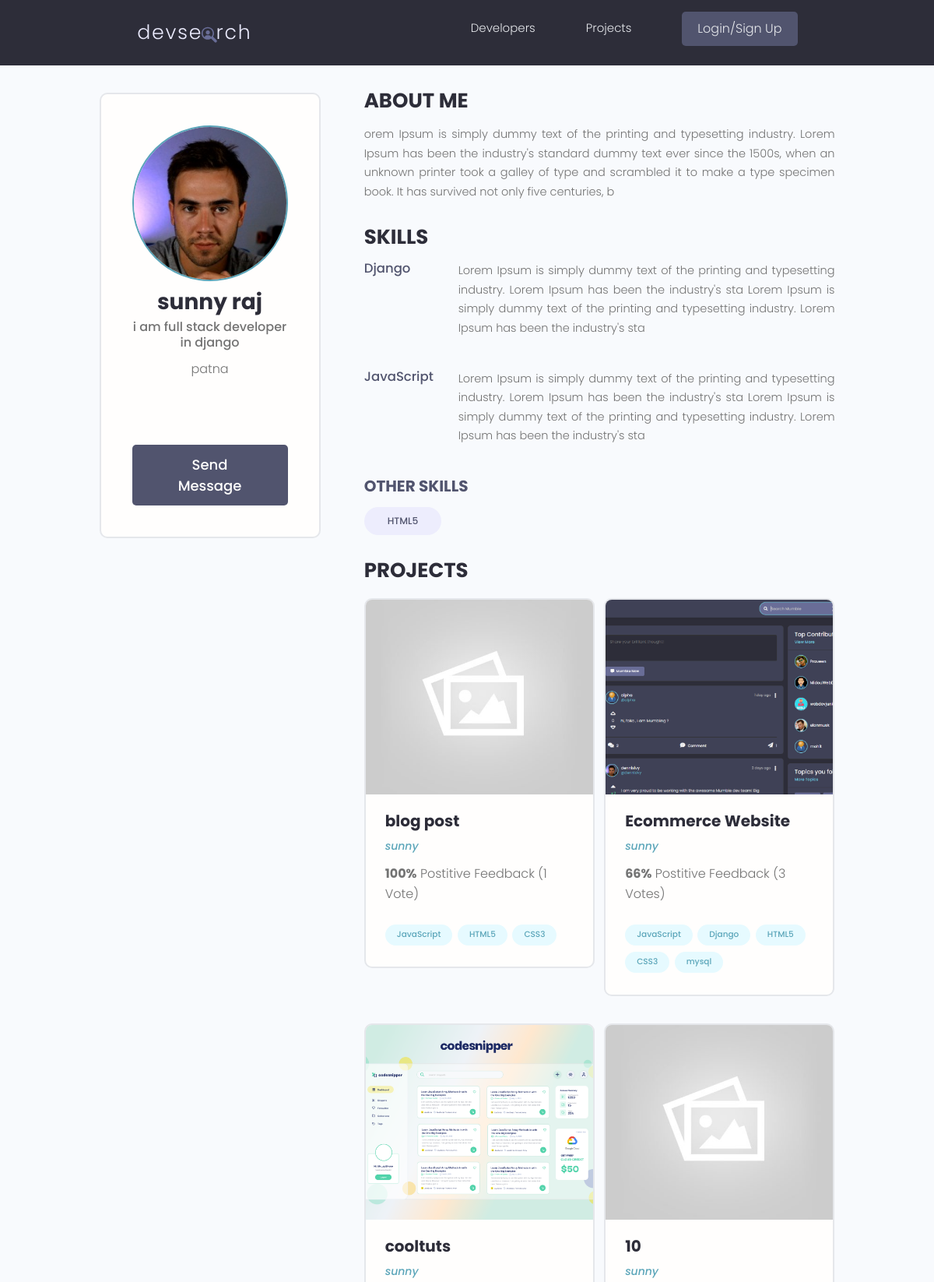
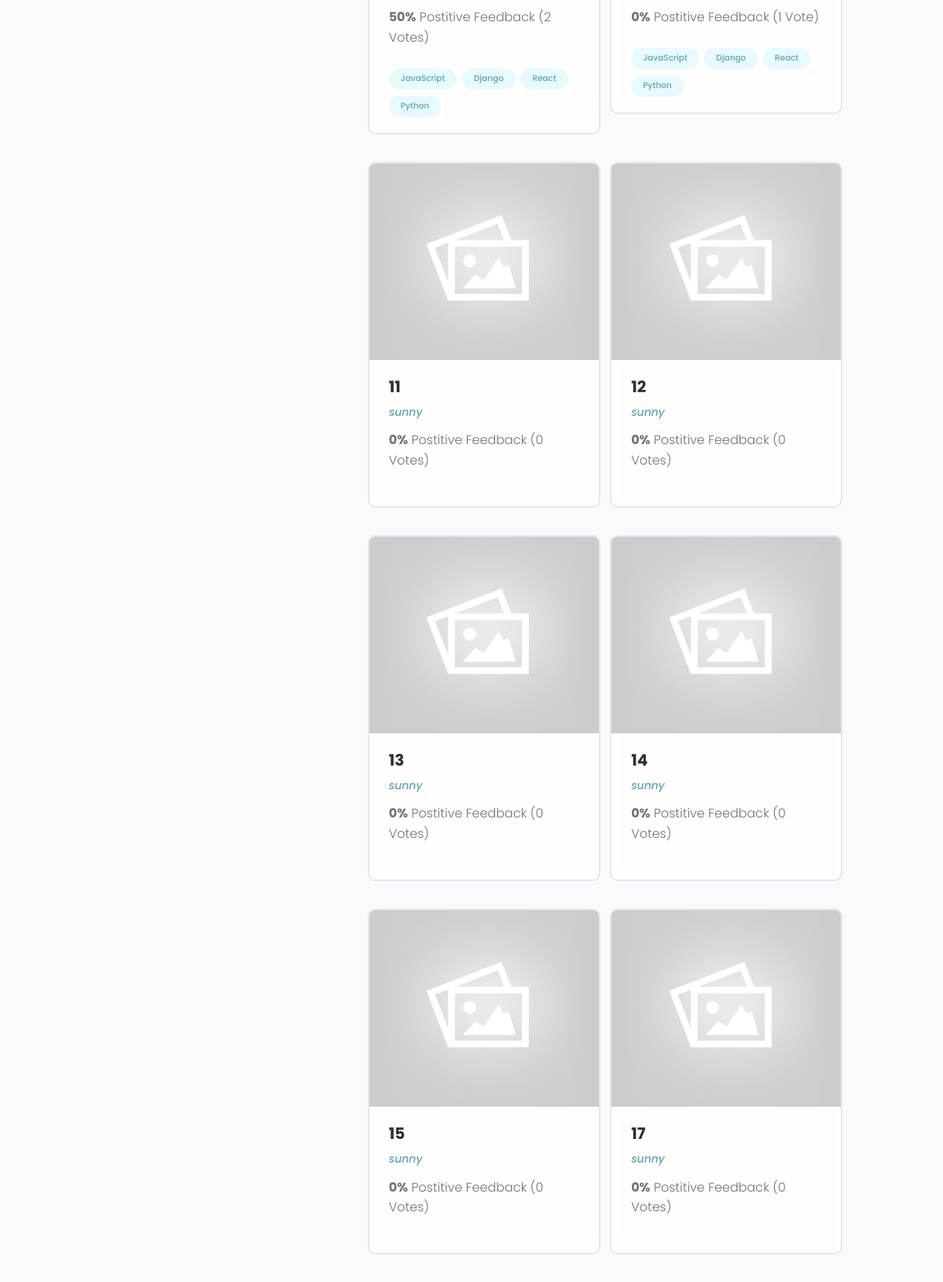
The app's page /profile/c51db148-2e58-4ecd-8236-bbb35d7da51c/ (upper part) with its own data (2 pictures, top to bottom).
### users/models.py (models this page shows, shortened)
class Profile(models.Model):
    user = models.OneToOneField(User,on_delete=models.CASCADE,null=True,blank=True)
    name=models.CharField(max_length=200,blank=True,null=True)
    email=models.EmailField(max_length=500,blank=True,null=True)
    username=models.CharField(max_length=200,null=True,blank=True,editable=False)
    location=models.CharField(max_length=200,blank=True,null=True)
    short_intro=models.CharField(max_length=200,null=True,blank=True)
    bio=models.TextField(blank=True,null=True)
    profile_image=models.ImageField(null=True,blank=True,upload_to='profiles/',default='profiles/user-default.png')
    social_twitter = models.CharField(max_length=200,blank=True,null=True)
    social_linkedin = models.CharField(max_length=200,blank=True,null=True)
    social_github = models.CharField(max_length=200,blank=True,null=True)
    social_website = models.CharField(max_length=200,blank=True,null=True)
    created=models.DateTimeField(auto_now_add=True)
    id=models.UUIDField(default=uuid.uuid4,unique=True,primary_key=True,editable=False)
    def __str__(self):
        return str(self.username)
    def imageURL(self):
        try:
            url=self.profile_image.url
        except:
            url='http://127.0.0.1:8000/images/profiles/user-default.png'
        return url
    class Meta:
        ordering=['name']

class Skill(models.Model):
    owner=ForeignKey(Profile,on_delete=models.CASCADE,null=True,blank=True)
    name=models.CharField(max_length=200)
    description=models.TextField(null=True,blank=True)
    created=models.DateTimeField(auto_now_add=True)
    id=models.UUIDField(default=uuid.uuid4,unique=True,primary_key=True,editable=False)

### projects/models.py (models this page shows, shortened)
class Project(models.Model):
    owner=models.ForeignKey(Profile,on_delete=models.CASCADE,null=True,blank=True)
    title=models.CharField(max_length=100)
    description=models.TextField(null=True,blank=True)
    featured_image=models.ImageField(null=True,blank=True,default='default.jpg')
    demo_link=models.CharField(max_length=2000,null=True,blank=True)
    source_link=models.CharField(max_length=2000,null=True,blank=True)
    tags=models.ManyToManyField('Tag',blank=True)
    vote_total=models.IntegerField(default=0,null=True,blank=True)
    vote_ratio=models.IntegerField(default=0,null=True,blank=True)
    created=models.DateTimeField(auto_now_add=True)
    id=models.UUIDField(default=uuid.uuid4,unique=True,primary_key=True,editable=False)
    class Meta:
        ordering=['-vote_ratio','-vote_total','title']
    def imageURL(self):
        try:
            url=self.featured_image.url
        except:
            url='http://127.0.0.1:8000/images/default.jpg'
        return url

class Tag(models.Model):
    name=models.CharField(max_length=100)
    created=models.DateTimeField(auto_now_add=True)
    id=models.UUIDField(default=uuid.uuid4,unique=True,primary_key=True,editable=False)
    def __str__(self):
        return self.name

### users/views.py (the view)
# urls.py: path('profile/<str:pk>/',views.userProfile,name='user-profile'),
def userProfile(request,pk):
    profile=Profile.objects.get(id=pk)
    context={'profile':profile}
    return render(request,'users/user_profile.html',context)

### users/templates/users/user_profile.html (shortened to what this page needs)
{% extends 'main.html' %} {% block content %}
<main class="profile my-md">
  <div class="container">
    <div class="layout">
      <div class="column column--1of3">
        <div class="card text-center">
          <div class="card__body dev">
            <img
              class="avatar avatar--xl"
              src="{{profile.imageURL}}"
            />
            <h2 class="dev__name">{{profile.name}}</h2>
            <p class="dev__title">{{profile.short_intro}}</p>
            <p class="dev__location">{{profile.location}}</p>
            <ul class="dev__social">
            </ul>
            {% if request.user.profile.id != profile.id %}
            <a href="{% url 'create-message' profile.id %}" class="btn btn--sub btn--lg">Send Message </a>
            {% endif %}
          </div>
        </div>
      </div>
      <div class="column column--2of3">
        <div class="devInfo">
          <h3 class="devInfo__title">About Me</h3>
          <p class="devInfo__about">{{profile.bio}}</p>
        </div>
        <div class="devInfo">
          <h3 class="devInfo__title">Skills</h3>
          <div class="devInfo__skills">
            {% for skill in profile.skill_set.all %} {% if skill.description %}
            <div class="devSkill">
              <h4 class="devSkill__title">{{skill.name}}</h4>
              <p class="devSkill__info">{{skill.description}}</p>
            </div>
            {% endif %} {% endfor %}
            <h3 class="devInfo__subtitle">Other Skills</h3>
            <div class="devInfo__otherSkills">
              {% for skill in profile.skill_set.all %}
               {% if not skill.description %}
              <span class="tag tag--pill tag--sub tag--lg">
                <small>{{skill.name}}</small>
              </span>
              {% endif %}
               {% endfor %}
            </div>
          </div>
        </div>
        <div class="devInfo">
          <h3 class="devInfo__title">Projects</h3>
          <div class="grid grid--two">
            {% for project in profile.project_set.all %}
            <div class="column">
              <div class="card project">
                <a href="{% url 'project' project.id %}" class="project">
                  <img
                    class="project__thumbnail"
                    src="{{project.imageURL}}"
                    alt="project thumbnail"
                  />
                  <div class="card__body">
                    <h3 class="project__title">{{project.title}}</h3>
                    <p>
                      <a class="project__author" href="{% url 'user-profile' project.owner.id %}"
                        >{{project.owner}}</a
                      >
                    </p>
                    <p class="project--rating">
                      <span style="font-weight: bold"
                        >{{project.vote_ratio}}%</span
                      >
                      Postitive Feedback ({{project.vote_total}}
                      Vote{{project.vote_total|pluralize:"s"}})
                    </p>
                    <div class="project__tags">
                      {% for tag in project.tags.all %}
                      <span class="tag tag--pill tag--main">
                        <small>{{tag}}</small>
                      </span>
                      {% endfor %}
                    </div>
                  </div>
                </a>
              </div>
            </div>
            {% endfor %}
          </div>
        </div>
      </div>
    </div>
  </div>
</main>
{% endblock content %}

### static/styles/app.css (style rules this page uses)
:root { --color-sub: #2d2d39; }
.btn--sub { background-color: var(--color-sub-light); }
.card { border: 2px solid var(--color-light); }
img { width: 100%; }
.profile .card > .dev { padding: 4rem; }
.dev__name { color: var(--color-sub); font-size: 2.8rem; font-weight: 700; margin-top: 1rem; margin-bottom: 0.5rem; }
.dev__title { font-size: 1.6rem; font-weight: 500; line-height: 1.3; }
.dev__location { margin-top: 1rem; }
.dev__social { margin: 3rem 0; list-style: none; display: flex; justify-content: center; gap: 1.5rem; }
.devInfo { margin-bottom: 3rem; }
.devInfo__title, .devInfo__subtitle { font-size: 2.6rem; color: var(--color-sub); text-transform: uppercase; font-weight: 700; margin-bottom: 1.5rem; }
.devInfo__subtitle { font-size: 2rem; color: var(--color-sub-light); }
.devInfo__about, .devSkill__info { font-size: 1.45rem; line-height: 1.7; text-align: justify; }
.devSkill { margin-bottom: 3rem; }
.devSkill__title { font-size: 1.65rem; font-weight: 500; color: var(--color-sub-light); }
@media screen and (min-width: 700px) { .devSkill { display: flex; justify-content: space-between; gap: 3rem; } }
@media screen and (min-width: 700px) { .devSkill__info { flex-basis: 80%; } }
.project__author { font-size: 1.4rem; font-style: italic; }
.project--rating { margin-bottom: 1.6em; margin-top: .5em; }
.project__thumbnail { height: 25rem; object-fit: cover; object-position: top center; }
.project__title { font-size: 2rem; font-weight: 700; color: var(--color-sub); }

### static/uikit/styles/modules/_variables.css (style rules this page uses)
:root { --color-main: #5aa5b9; --color-main-light: #e6faff; --color-sub: #3f4156; --color-sub-light: #51546e; --color-sub-lighter: #ededfd; --color-text: #737373; --color-gray: #8b8b8b; --color-light: #e5e7eb; --color-light-gray: #767676; --color-bg: #f8fafd; --color-white: #fffefd; --color-white-light: #f3f3f3; --color-success: #359e64; --color-success-bg: #def8e8; --color-error: #fc4b0b; --color-error-bg: #fff2ee; --font-base: 'Poppins', arial, helvetica, 'Segoe UI', roboto, ubuntu, sans-serif; --font-monospace: 'Fira Code', 'Courier New', courier, monospace; --font-regular: 300; --font-medium: 500; --font-bold: 700; --generic-shadow: 1px 1px 5px #00000010; --generic-transition: all 0.3s ease-in-out; }

### static/uikit/styles/modules/_base.css (style rules this page uses)
* { margin: 0; padding: 0; box-sizing: border-box; text-rendering: optimizeLegibility; color: inherit; font-size: inherit; }
html { font-size: 50%; }
@media only screen and (min-width: 480px) { html { font-size: 56.25%; } }
@media only screen and (min-width: 1200px) { html { font-size: 62.5%; } }
body { line-height: 1.6; font-weight: 400; font-size: 1.5rem; color: var(--color-text); background-color: var(--color-bg); min-height: 100vh; }

### static/uikit/styles/modules/_typography.css (style rules this page uses)
* { font-family: var(--font-base); }
h2 { font-size: 3.6rem; font-weight: var(--font-bold); }
h3 { font-size: 3.2rem; font-weight: var(--font-medium); }
h4 { font-size: 2.8rem; font-weight: var(--font-medium); }
p, span, strong { font-size: 1.6rem; color: var(--color-text); font-weight: var(--font-regular); }
a { padding-bottom: 2px; text-decoration: none; display: inline-block; color: var(--color-main); font-weight: var(--font-medium); }

### static/uikit/styles/modules/_utilities.css (style rules this page uses)
.container { width: 92%; max-width: 165rem; margin: 0 auto; box-sizing: border-box; }
@media screen and (min-width: 1000px) { .container { width: 90%; } }
@media screen and (min-width: 1200px) { .container { width: 80%; } }
.text-center { text-align: center; }
.my-md { margin: 3rem auto; }

### static/uikit/styles/modules/_avatar.css (style rules this page uses)
.avatar { border-radius: 50%; border: 2px solid var(--color-main); object-fit: cover; }
.avatar--xl { height: 20rem; width: 20rem; }

### static/uikit/styles/modules/_button.css (style rules this page uses)
.btn { display: inline-block; position: relative; cursor: pointer; background-color: var(--color-light); font-weight: var(--font-medium); color: var(--color-sub); text-decoration: none; padding: 1rem 2rem; border-radius: 0.5rem; border: none; width: -webkit-fit-content; width: -moz-fit-content; width: fit-content; height: -webkit-fit-content; height: -moz-fit-content; height: fit-content; font-size: 1.6rem; outline-width: 0; outline-color: transparent; -webkit-backface-visibility: hidden; backface-visibility: hidden; transition: all 0.3s ease-in-out; }
.btn--sub { background-color: var(--color-sub); color: var(--color-white); }
.btn--lg { font-size: 1.8rem; padding: 1.2rem 4.5rem; }

### static/uikit/styles/modules/_card.css (style rules this page uses)
.card { border-radius: 1rem; background-color: var(--color-white); border: 1.5px solid var(--color-light); width: auto; height: auto; margin-top: 0.5rem; margin-bottom: 0.5rem; overflow: hidden; }
.card__body, .card__header { padding: 2rem 2.5rem; }

### records on screen
Profile: imageURL (picture), name "sunny raj", short_intro "i am full stack developer in django", location "patna", bio "orem Ipsum is simply dummy text of the printing and typesetting industry. Lorem Ipsum has been the industry's standard dummy text ever since the 1500s, when an unknown printer took a galley of type and scrambled it to make a type specimen book. It has survived not only five centuries, b"
Skill: name "Django", description "Lorem Ipsum is simply dummy text of the printing and typesetting industry. Lorem Ipsum has been the industry's sta Lorem Ipsum is simply dummy text of the printing and typesetting industry. Lorem Ipsum has been the industry's sta"
Skill: name "JavaScript", description "Lorem Ipsum is simply dummy text of the printing and typesetting industry. Lorem Ipsum has been the industry's sta Lorem Ipsum is simply dummy text of the printing and typesetting industry. Lorem Ipsum has been the industry's sta"
Skill: name "HTML5"
Project: imageURL (placeholder picture), title "blog post", owner "sunny", vote_ratio "100", vote_total "1"
Tag: name "JavaScript"
Tag: name "HTML5"
Tag: name "CSS3"
Project: imageURL (picture), title "Ecommerce Website", owner "sunny", vote_ratio "66", vote_total "3"
Tag: name "Django"
Tag: name "mysql"
Project: imageURL (picture), title "cooltuts", owner "sunny", vote_ratio "50", vote_total "2"
Tag: name "React"
Tag: name "Python"
Project: title "10", owner "sunny", vote_ratio "0", vote_total "1"
Project: imageURL (placeholder picture), title "11", owner "sunny", vote_ratio "0", vote_total "0"
Project: imageURL (placeholder picture), title "12", owner "sunny", vote_ratio "0", vote_total "0"
Project: imageURL (placeholder picture), title "13", owner "sunny", vote_ratio "0", vote_total "0"
Project: imageURL (placeholder picture), title "14", owner "sunny", vote_ratio "0", vote_total "0"
Project: imageURL (placeholder picture), title "15", owner "sunny", vote_ratio "0", vote_total "0"
Project: imageURL (placeholder picture), title "17", owner "sunny", vote_ratio "0", vote_total "0"
